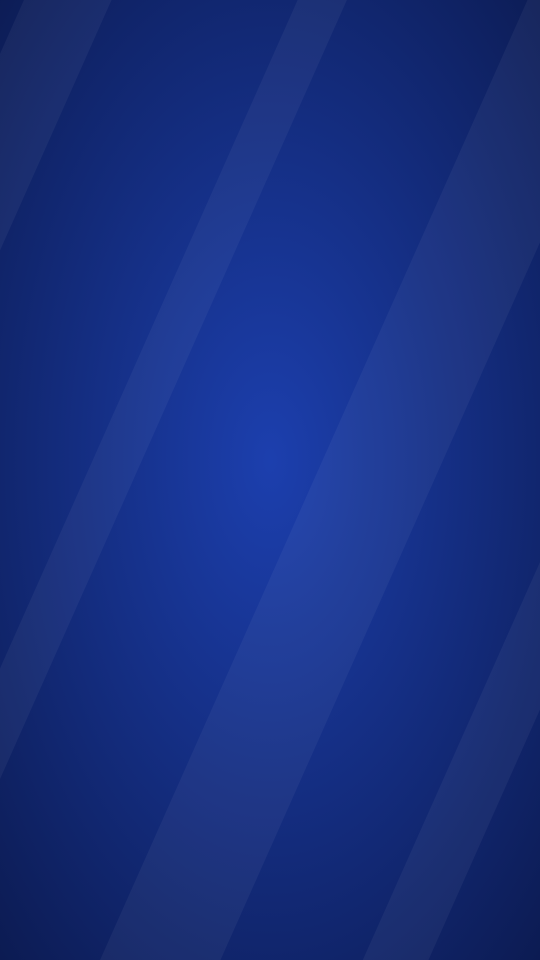
#> input picture ferramentas/modelos/fundo-tela.png, 1080 x 1920 px (shown at 1/2 size)
$ python -i preparo_microdoc.py   (imports and definitions only)
#> lines starting #> are read from the running program, lines starting #| are printed output that depends on the picture
#!/usr/bin/env python3
"""O material do micro documentário pronto ANTES do animador (24/10/2026, "pode fazer"; ele: "porque o micro doc não
pode usar a mesma logica dos outros videos? e'so um formato diferente" e "não pode piorar, so pode melhorar").

Medido no #368: a primeira animação numa chamada só (a dos vídeos normais, sem ferramentas) pensou 600 s sem escrever
nada, porque as regras do micro doc mandavam ELE buscar as fotos e montar a trilha, e a chamada não roda nada. Agora é
como os mosaicos dos vídeos normais: o estúdio prepara e o animador só monta.

  preparar(num, chamar)   uma chamada curta (Sonnet) lê a coluna Tela e diz quais fotos e qual trilha; o programa busca
                          na Commons (só licença livre), uma segunda chamada curta escolhe a foto certa de cada busca
                          (pessoa real só no contexto dela), baixa e recorta em paralelo e monta animacao/trilha.mp3
  pedido(num)             os blocos que entram no pedido do animador: as fotos prontas (com o crédito), a trilha e o
                          instante da virada, a peça da colagem e a cena do #367 como exemplo
  python3 ferramentas/preparo_microdoc.py <número>   prepara e mostra o que ficou pronto
"""
import base64, io, json, re, sys, time, unicodedata
from concurrent.futures import ThreadPoolExecutor
from pathlib import Path

RAIZ = Path(__file__).resolve().parent.parent
sys.path.insert(0, str(RAIZ)); sys.path.insert(0, str(RAIZ / "ferramentas"))
import estudio as E
import fotos_livres as F
import trilha as TR

MAX_FOTOS = 5
LIMITE = 180          # cada chamada curta; passou disso, segue sem (o animador desenha o que faltar)

ESCOLHE = """Você prepara o material de um micro documentário em colagem para o animador, que vai montar a cena sem
poder buscar nada. Leia o roteiro (a coluna Tela diz o que aparece) e responda SÓ um JSON, sem explicação:
{"fotos": [{"bloco": <n>, "busca": "<o que buscar na Wikimedia Commons: nome e ano ou lugar>", "nome": "<nome-curto-sem-acento>",
  "recorte": <true para retrato de pessoa (tira o fundo), false para lugar, cena ou objeto>, "para": "<quem ou o quê, e em que contexto>"}],
 "trilha": [{"estilo": "<do catálogo>", "bloco": <n>, "palavra": "<a palavra do bloco onde troca, ou vazio para o começo do bloco>"}]}
Fotos: no máximo %d. As pessoas e lugares reais que a Tela pede como foto, e até 2 fotos de lugar ou objeto real da
história que deixam a colagem mais rica mesmo sem a Tela pedir (ex.: a plataforma, o prédio). O que é desenho, gráfico,
cartaz de texto ou plenário NÃO é foto. Pessoa real só no contexto dela. Busca curta: o nome e, se ajudar, o ano. Trilha: de 2 a 4 partes, a primeira no bloco 1; a troca principal
é na virada (a palavra que muda o rumo, quase sempre "Mas"); a conclusão pode ter outra. Use estilos do catálogo.

## Catálogo de trilhas
%s

## Roteiro
%s"""

# molde números (24/10/2026, "pode fazer o editor do molde números com o recado"): uma foto de fundo por capítulo, sem
# recorte, sem repetir, gente antes de prédio (no #368 à mão a sede da Petrobras saiu 3 vezes e prende pouco)
ESCOLHE_NUMEROS = """Você prepara as fotos de FUNDO de um vídeo no molde números (cada capítulo tem uma foto em tela cheia,
tingida e escura, com o número grande por cima) para o animador, que vai montar a cena sem poder buscar nada. Leia o
roteiro e responda SÓ um JSON, sem explicação:
{"fotos": [{"bloco": <n>, "busca": "<o que buscar na Wikimedia Commons: nome e ano ou lugar, 2 a 4 palavras>", "nome": "<nome-curto-sem-acento>",
  "recorte": false, "para": "<quem ou o quê, e em que contexto>"}],
 "trilha": [{"estilo": "<do catálogo>", "bloco": <n>, "palavra": "<a palavra do bloco onde troca, ou vazio para o começo do bloco>"}]}
Fotos: UMA por bloco do roteiro (no máximo %d), cada uma de um assunto diferente: nunca a mesma pessoa ou o mesmo prédio em
dois blocos. Prefira GENTE e acontecimento (a pessoa da época, a operação, a votação, o protesto) a fachada de prédio. A
coluna Tela diz a foto quando pede. Pessoa real só no contexto dela. Trilha: de 2 a 4 partes, a primeira no bloco 1; a
troca principal é na virada (a palavra que muda o rumo, quase sempre "Mas"); a conclusão pode ter outra.

## Catálogo de trilhas
%s

## Roteiro
%s"""

CONFERE = """Para cada pedido de foto, escolha UMA foto da lista que mostra exatamente quem ou o quê o pedido diz, no
contexto certo (a época, o lugar; nunca outra pessoa nem outra história), ou nenhuma. Prefira retrato nítido, de frente,
para recorte. Responda SÓ um JSON: {"<nome>": "<título exato da lista>" ou null, ...}

%s"""


def _json(texto):
    m = re.search(r"\{.*\}", texto or "", re.S)
    return json.loads(m.group(0)) if m else None


def _norm(s):
    return re.sub(r"[^\w]", "", unicodedata.normalize("NFD", str(s).lower()).encode("ascii", "ignore").decode())


# [91 lines left out: functions _instante, busca, preparar, not called in this run]


def _miniatura(arq):
    """A foto para o animador ver (jpeg pequeno; o recorte sem fundo vai sobre cinza, para ele ver o contorno)."""
#> called with arq = 'modelos/fundo-tela.png'
    from PIL import Image
    im = Image.open(arq)
#> im is the input picture: PIL image 1080x1920 RGB; mean R, G, B 22.9, 47, 127
    if im.mode in ("RGBA", "LA", "P"):
        im = im.convert("RGBA"); fundo = Image.new("RGB", im.size, (128, 128, 128)); fundo.paste(im, mask=im.split()[-1]); im = fundo
    im = im.convert("RGB"); im.thumbnail((480, 480))
#> after `im.thumbnail((480, 480))`:
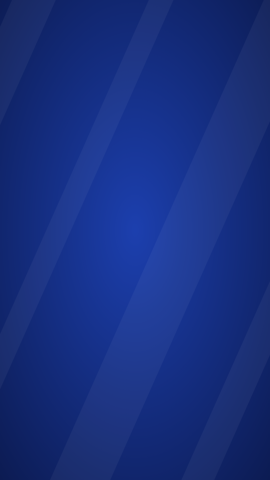
#> im: PIL image 270x480 RGB; mean R, G, B 23.1, 47.2, 127.3
    b = io.BytesIO(); im.save(b, "JPEG", quality=80)
    return {"type": "image", "source": {"type": "base64", "media_type": "image/jpeg", "data": base64.b64encode(b.getvalue()).decode()}}


# [48 lines left out: function pedido, not called in this run]


# [3 lines not run here, left out]

>>> result = _miniatura('modelos/fundo-tela.png')
